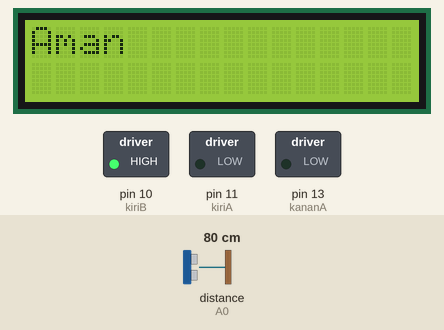
A sketch run on a simulated Arduino Uno, built with avr-gcc and run on an emulated ATmega328P. On the bench: 16×2 character LCD, switched loads named in the sketch (green lamp = pin HIGH). Wiring (inferred from the names in the program): ultrasonic range finder: trigger A1; echo A0. Inputs (shaded band) come from the test bench; at power-on: distance to the obstacle (sensor on A0) 80 cm. The echo pulse lasts 58.3 µs per cm; pins used as bus, display or sensor lines are not drawn; what the sketch prints to the serial monitor is not drawn.

Above: at 1.2 s.
1.3 s: distance to the obstacle (sensor on A0) set to 2 cm
At 2.1 s:
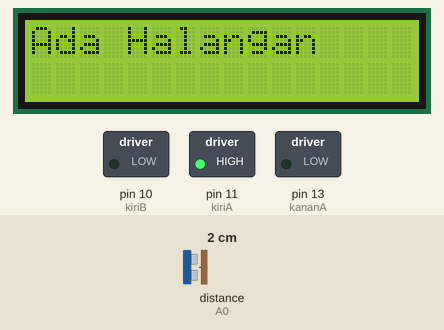
3.0 s: distance to the obstacle (sensor on A0) set to 120 cm
At 3.15 s:
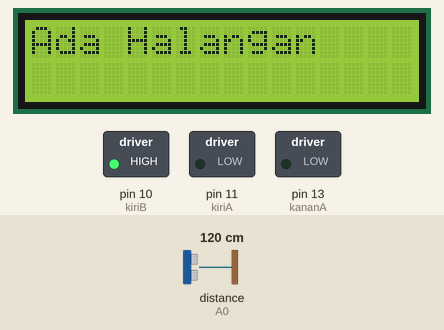
7.7 s: distance to the obstacle (sensor on A0) set to 4 cm
At 7.82 s:
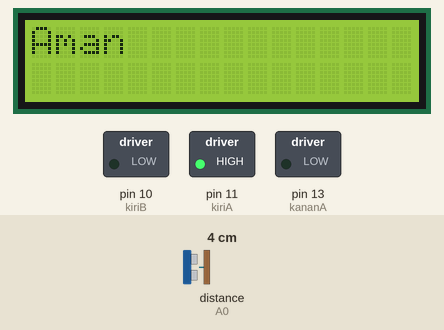
9.3 s: distance to the obstacle (sensor on A0) set to 60 cm
At 10.0 s:
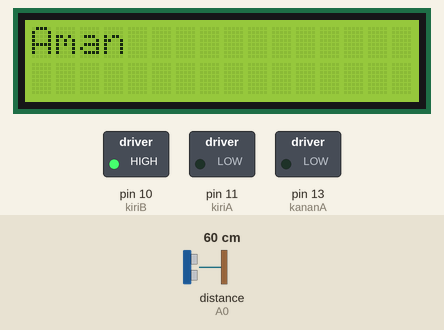
Timing chart, 0 to 12.0 s (numbered marks = the images above; inputs shaded):
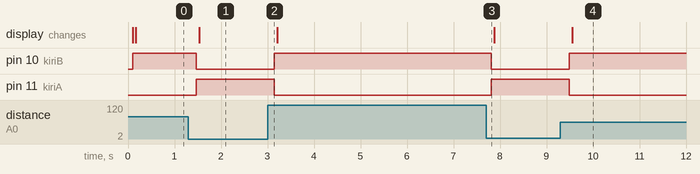

The sketch:

Wildan_Pratama_Progam_Robot_Avoider.ino
```cpp
#include <LiquidCrystal.h>
LiquidCrystal lcd (7,6,5,4,3,2);

//inisialisasi pin motor
int kiriA = 11;
int kiriB = 10;
int kananA = 13;
int kananB = 14;

//inisialisasi pin sensor ultrasonic
int echo = A0;
int trig = A1;

void setup() {
  // put your setup code here, to run once:
Serial.begin (9600);
pinMode (kiriA,OUTPUT);
pinMode (kiriB,OUTPUT);
pinMode (kananA,OUTPUT);
pinMode (kananB,OUTPUT);

}

void loop() {
  // put your main code here, to run repeatedly:
 long duration, inch , cm;
 pinMode(trig,OUTPUT);
 digitalWrite(trig,LOW);
 delayMicroseconds(2);
 digitalWrite(trig,HIGH);
 delayMicroseconds(10);
 digitalWrite(trig,LOW);

 pinMode(echo, INPUT);
 duration = pulseIn(echo,HIGH);
 inch = microsecondsToInch(duration);
 cm = microsecondsToCm(duration);
 Serial.print(inch);
 Serial.print(" inch, ");
 Serial.print(cm);
 Serial.print(" cm, ");
 Serial.println();
 delay(100);
 if(cm<=50){
  analogWrite(kiriA,255);
  analogWrite(kiriB,0);
  analogWrite(kananA,0);
  analogWrite(kananB,255);
  lcd.begin(16,2);
  lcd.clear();
  lcd.setCursor(0,0);
  lcd.print("Ada Halangan");
  }else {
    analogWrite(kiriA,0);
  analogWrite(kiriB,255);
  analogWrite(kananA,0);
  analogWrite(kananB,255);
  lcd.begin(16,2);
  lcd.clear();
  lcd.setCursor(0,0);
  lcd.print("Aman");
    }
}

//inisialisasi konversi ke inch dan cm
long microsecondsToInch(long microseconds){
  return microseconds/74/2;
}
long microsecondsToCm(long microseconds){
  return microseconds/29/2;
}
```

Measured:
- after the input at 1.3 s, pin 10 (kiriB): HIGH → LOW after 0.17 s; pin 11 (kiriA): LOW → HIGH after 0.17 s; the display: changes after 0.23 s (image 1)
- after the input at 3.0 s, pin 10 (kiriB): LOW → HIGH after 0.14 s; pin 11 (kiriA): HIGH → LOW after 0.14 s
- after the input at 7.7 s, pin 10 (kiriB): HIGH → LOW after 0.11 s; pin 11 (kiriA): LOW → HIGH after 0.11 s
- after the input at 9.3 s, pin 10 (kiriB): LOW → HIGH after 0.19 s; pin 11 (kiriA): HIGH → LOW after 0.19 s; the display: changes after 0.25 s (image 4)
